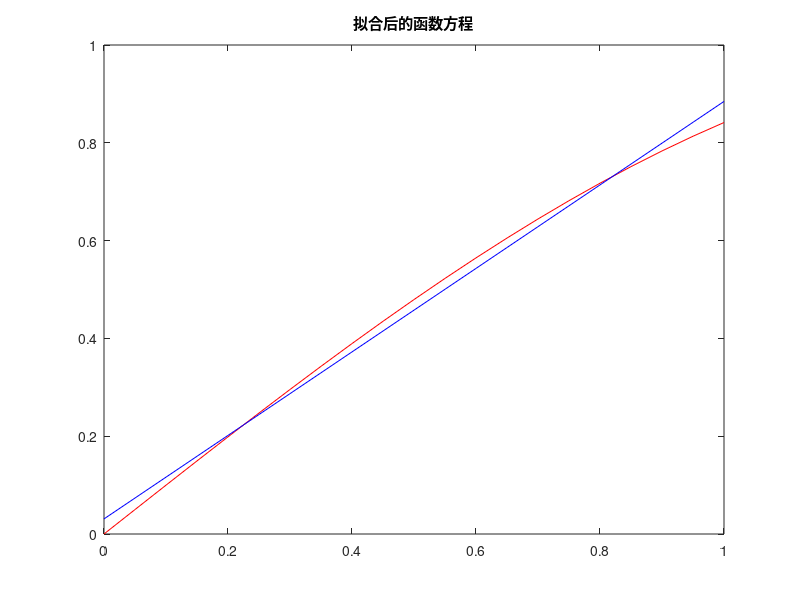

This chart was generated by the following MATLAB code: (Note: this script raises an error after producing the figure.)
% 车辆2004班 
%鲁昂 
%学号202004060314

%在（0，pi/3)内对y=sinx进行线性拟合

%在y=sinx上取21各点，x取值范围为（0，pi/3)
x = 0:0.05:pi/3
y=sin(x)%得到对应的y值

%求拟合函数y=a0x+a1 的系数a0 a1
R=[x',ones(21,1)]
A=R\y'
a0=A(1,1)
a1=A(2,1)
fprintf('拟合后的函数方程为; y= %8.4f x + %8.4f',a0,a1)
%拟合后的一次函数为y=a0x+a1

%计算残差方和
x1=0:0.1:pi/3 %与x取值范围相同，但步长不同。
y1=a0*x1+a1
ESS=0
for i = 1:1:11
    soloESS=0 
    soloESS=(y1(i)-sin(x1(i)))^2
    ESS=ESS +soloESS
end

%绘制图像
y2=a0*x+a1
figure
plot(x,y,'r',x,y2,'b')

title('拟合后的函数方程')
xlable('x')
ylable('y')
